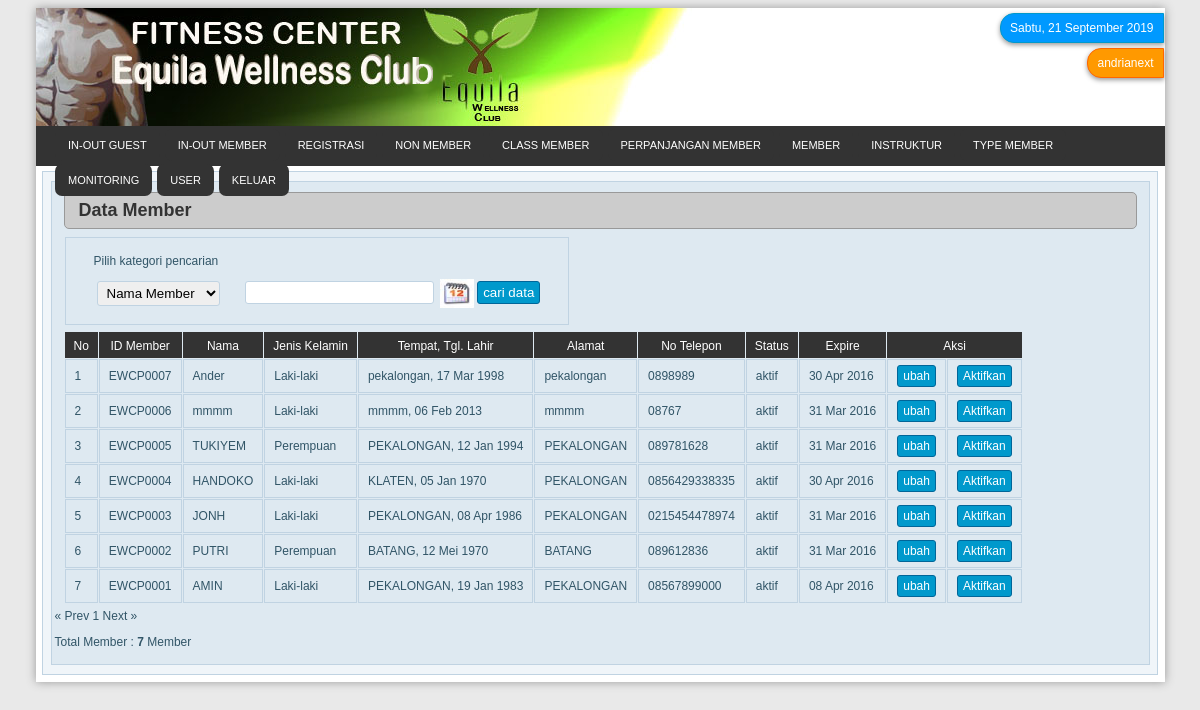
The page /admin/member.php (signed in) on the database its author committed.
### tables this page shows
CREATE TABLE `member` (
  `id_member` varchar(20) NOT NULL,
  `nama` varchar(20) NOT NULL,
  `alamat` varchar(50) NOT NULL,
  `tempat_lahir` varchar(20) NOT NULL,
  `tanggal_lahir` date NOT NULL,
  `jenis_kelamin` varchar(50) NOT NULL,
  `no_telepon` varchar(20) NOT NULL,
  `status` varchar(50) NOT NULL,
  `tgl_tempo` date NOT NULL,
  `gambar` varchar(50) NOT NULL,
  PRIMARY KEY  (`id_member`)
);

### admin/library/fungsi_standar.php (called while the page is built, shortened)
<?php
function tanggal(){
	$hari=$day=date(l);
	$tanggal=date(d);
	$bulan=$bl=$month=date(m);
	$tahun=date(Y);
	switch($hari)
	{
		case"Saturday":$hari="Sabtu"; break;
	}
	switch($bulan)
	{
		case"9":$bulan="September"; break;
	}
	$tglLengkap="$hari, $tanggal $bulan $tahun";
	return $tglLengkap;
}
?>

### admin/library/fungsi_indotgl.php (called while the page is built, shortened)
<?php
	function tgl_indo($tgl){
			$tanggal = substr($tgl,8,2);
			$bulan = getBulan(substr($tgl,5,2));
			$tahun = substr($tgl,0,4);
			return $tanggal.' '.$bulan.' '.$tahun;
	}
	function getBulan($bln){
				switch ($bln){
					case 1:
						return "Jan";
						break;
					case 2:
						return "Feb";
						break;
					case 3:
						return "Mar";
						break;
					case 4:
						return "Apr";
						break;
					case 5:
						return "Mei";
						break;
				}
			}
?>

### admin/member.php (the view, shortened to what this page needs)
<?php
if(empty($_SESSION[level])){
echo "<meta http-equiv='refresh' content='0; url=index.php'>";
}
else{
require_once "library/fungsi_standar.php";
require_once "library/fungsi_indotgl.php";
?>
<!DOCTYPE html PUBLIC "-//W3C//DTD XHTML 1.0 Transitional//EN" "http://www.w3.org/TR/xhtml1/DTD/xhtml1-transitional.dtd">
<html xmlns="http://www.w3.org/1999/xhtml">
<head>
<link rel="stylesheet" href="style/data.css" type="text/css">
<link rel="stylesheet" href="style/style_index.css" type="text/css"  />
<link rel="stylesheet" href="style/menu.css" type="text/css"  />
</head>
<body>
	<div id="page">
	<div class="header"><img src="style/aladin.png" />
	<div id="box">
	<div id="tgl"><?php echo tanggal();?></div>
	<div id="akun"><?php echo $_SESSION['nama']; ?></div>
   	</div>
  	</div>
  	<div id="menu-bg">
  	<div id="menu">
	<?php
	require_once "menu.php";
	?>
	</div>
  	</div>
	<div class="halaman">
  	<div class="tengah">
	<div class="batas_isi">
    	<div class="isi">
<div id="judulHalaman"><strong>Data Member</strong></div>
<table border="0" cellspacing="1" cellpadding="0">
  <tr>
    <td>
    <form id="form1" name="form1" method="post" action="member_cari.php">
      <table cellspacing="1" cellpadding="0">
        <tr>
          <td id="noborder">Pilih kategori pencarian</td>
          <td id="noborder">&nbsp;</td>
        </tr>
        <tr>
          <td id="noborder"><label>
            <select name="pilih" id="input">
	      <option value='nama' >Nama Member</option>
            </select>
          </label></td>
          <td id="noborder">
            <input type="text" name="tcari" id="input" />
			<a href="javascript:void(0)" onClick="if(self.gfPop)gfPop.fPopCalendar(document.form1.tcari);return false;" ><img src="style/calender/calender.jpeg" alt="" name="popcal" width="34" height="29" border="0" align="absmiddle" id="popcal" /></a>
            <input type="submit" name="bcari" id="tombol" value="cari data" />
          </td>
        </tr>
     	</table>
 </form>
 </td>
 <?php
	$warna1="#c0d3e2";
	$warna=$warna1;
 ?>
      <table cellpadding="0" cellspacing="1">
        <tr>
	  <td id="namaField">No</td>
          <td id="namaField">ID Member</td>
          <td id="namaField">Nama</td>
	  <td id="namaField">Jenis Kelamin</td>
          <td id="namaField">Tempat, Tgl. Lahir</td>
	  <td id="namaField">Alamat</td>
          <td id="namaField">No Telepon</td>
          <td id="namaField">Status</td>
	  <td id="namaField">Expire</td>
          <td colspan="2" id="namaField">Aksi</td>
        <?php
	$batas   = 30;
	$halaman = $_GET['halaman'];
	if(empty($halaman)){
	$posisi  = 0;
	$halaman = 1;
	}
	else{
	$posisi = ($halaman-1) * $batas;
	}
	$qp_sup=mysql_query("SELECT * FROM member  order by id_member DESC LIMIT $posisi,$batas");
	$no=$posisi+1;
		while($row1=mysql_fetch_array($qp_sup)){
			if ($row1['status']!="tidak aktif")
			{
				$warna="#dee9f1";
			}
			else
			{
				$warna="#F87217";
			}
		?>
		<?php
		$tgl_lahir= tgl_indo($row1['tanggal_lahir']);
		$tgl_jth= tgl_indo($row1['tgl_tempo']);
		?>
          <tr bgcolor=<?php echo $warna; ?>>
	  <td><?php echo "$no"; ?></td>
          <td><?php echo "$row1[id_member]"; ?></td>
          <td><?php echo "$row1[nama]"; ?></td>
	  <td><?php echo "$row1[jenis_kelamin]"; ?></td>
    	  <td><?php echo "$row1[tempat_lahir], $tgl_lahir"; ?></td>
          <td><?php echo "$row1[alamat]"; ?></td>
	  <td><?php echo "$row1[no_telepon]"; ?></td>
	  <td><?php echo "$row1[status]"; ?></td>
	  <td><?php echo "$tgl_jth"; ?></td>
          <td><?php echo "<a href=index.php?halaman=form_ubah_data&kode=member_update&id=$row1[id_member]>"; ?>
          <div id="tombol">ubah</div>
	  <?php echo "</a>"; ?>
          </td>
          <td><?php echo "<a href=form_bayar.php?&id=$row1[id_member]>"; ?>
          <div id="tombol">Aktifkan</div>
	  <?php echo "</a>"; ?>
          </td>
          </tr>
	<?php $no++; }
	echo"</table>";
	$tampil2 = mysql_query("SELECT * FROM member");
		$jmldata = mysql_num_rows($tampil2);
		$jmlhal  = ceil($jmldata/$batas);
		echo "<div class=paging>";
		if($halaman > 1){
			$prev=$halaman-1;
			echo "<span class=prevnext><a href=$_SERVER[PHP_SELF]?halaman=$prev>« Prev</a></span> ";
		}
		else{
			echo "<span class=disabled>« Prev</span> ";
		}
		for($i=1;$i<=$jmlhal;$i++)
		if ($i != $halaman){
			echo " <a href=$_SERVER[PHP_SELF]?halaman=$i>$i</a> ";
		}
		else{
			echo " <span class=current>$i</span> ";
		}
		if($halaman < $jmlhal){
			$next=$halaman+1;
			echo "<span class=prevnext><a href=$_SERVER[PHP_SELF]?halaman=$next>Next »</a></span>";
		}
		else{
			echo "<span class=disabled>Next »</span>";
		}
		echo "</div>";
		echo "<p align=left>Total Member : <b>$jmldata</b> Member</p>";
		?>
      	</table>
	</div>
    </div>
    </div>
  </div>
 <div class="BatasBawah"></div>
</div>
</body>
</html>
<?php
}
?>

### admin/style/data.css (style rules this page uses)
a { text-decoration:none; color:#09F; }
td { border:none; }

### admin/style/style_index.css (style rules this page uses)
body { color:#333; background-color:#e9e9e9; font-size:12px; font-family:Verdana, Geneva, sans-serif; }
#page { width:1129px; margin-left:auto; margin-right:auto; background-color:#FFF; box-shadow: 0px 0px 9px #999; }
#box { width:200px; float:right; }
#tgl { color:#FFF; padding:7px 9px; background-color:#09F; border:1px solid #09C; border-top-left-radius:14px; border-bottom-left-radius:14px; box-shadow:0px 2px 5px #999; margin-top:5px; margin-right:1px; float:right; }
#akun { color:#FFF; padding:7px 9px; background-color:#F90; border:1px solid #F60; border-top-left-radius:14px; border-bottom-left-radius:14px; box-shadow:0px 2px 5px #999; margin-top:5px; margin-right:1px; float:right; }
#menu-bg { background: #333; height: 40px; }
#menu { width: 1090px; margin: 0 auto; }
.header { width:1129px; background-color:#FFF; }
.halaman { idth:1129px; margin-left:auto; margin-right:auto; margin-top:0px; margin-bottom:0px; }
.halaman .tengah { width:1114px; margin-top:5px; margin-left:auto; margin-right:auto; border:1px solid #c0d3e2; background-color:#f0f5f9; }
.batas_isi { width:1097px; margin-top:9px; margin-bottom:9px; margin-left:auto; margin-right:auto; background-color:#dee9f1; border:1px solid #c0d3e2; }
.isi { padding:3px; }
.BatasBawah { width:1129px; height:7px; margin-left:auto; margin-right:auto; background-color:#FFF; }

### admin/style/menu.css (style rules this page uses)
#judulHalaman { color:#333; font-size:18px; background-color:#CCC; border:1px solid #999; padding:7px 14px; margin:7px 9px; border-radius:5px; }
#input { padding:3px 5px; margin:0px 3px; border:1px solid #c0d3e2; border-radius:3px; }
#tombol { color:#FFF; padding:3px 5px; background-color:#09C; border:1px solid #069; border-radius:3px; }
table { margin:5px 9px; }
td { padding:5px 9px; border:1px solid #c0d3e2; }
#namaField { color:#FFF; background-color:#333; text-align:center; padding-top:7px; border:none; }
body { color:#315567; background-color:#e9e9e9; font-size:12px; font-family:Verdana, Geneva, sans-serif; }
#noborder { border:none; }

### rows shown on the page
member: id_member "EWCP0007", nama "Ander", jenis_kelamin "Laki-laki", tempat_lahir "pekalongan", tanggal_lahir "17 Mar 1998", alamat "pekalongan", no_telepon "0898989", status "aktif", tgl_tempo "30 Apr 2016"
member: id_member "EWCP0006", nama "mmmm", jenis_kelamin "Laki-laki", tempat_lahir "mmmm", tanggal_lahir "06 Feb 2013", alamat "mmmm", no_telepon "08767", status "aktif", tgl_tempo "31 Mar 2016"
member: id_member "EWCP0005", nama "TUKIYEM", jenis_kelamin "Perempuan", tempat_lahir "PEKALONGAN", tanggal_lahir "12 Jan 1994", alamat "PEKALONGAN", no_telepon "089781628", status "aktif", tgl_tempo "31 Mar 2016"
member: id_member "EWCP0004", nama "HANDOKO", jenis_kelamin "Laki-laki", tempat_lahir "KLATEN", tanggal_lahir "05 Jan 1970", alamat "PEKALONGAN", no_telepon "0856429338335", status "aktif", tgl_tempo "30 Apr 2016"
member: id_member "EWCP0003", nama "JONH", jenis_kelamin "Laki-laki", tempat_lahir "PEKALONGAN", tanggal_lahir "08 Apr 1986", alamat "PEKALONGAN", no_telepon "0215454478974", status "aktif", tgl_tempo "31 Mar 2016"
member: id_member "EWCP0002", nama "PUTRI", jenis_kelamin "Perempuan", tempat_lahir "BATANG", tanggal_lahir "12 Mei 1970", alamat "BATANG", no_telepon "089612836", status "aktif", tgl_tempo "31 Mar 2016"
member: id_member "EWCP0001", nama "AMIN", jenis_kelamin "Laki-laki", tempat_lahir "PEKALONGAN", tanggal_lahir "19 Jan 1983", alamat "PEKALONGAN", no_telepon "08567899000", status "aktif", tgl_tempo "08 Apr 2016"

### other values the page prints
tanggal() "Sabtu, 21 September 2019"
$_SESSION['nama'] "andrianext"
$jmldata "7"
